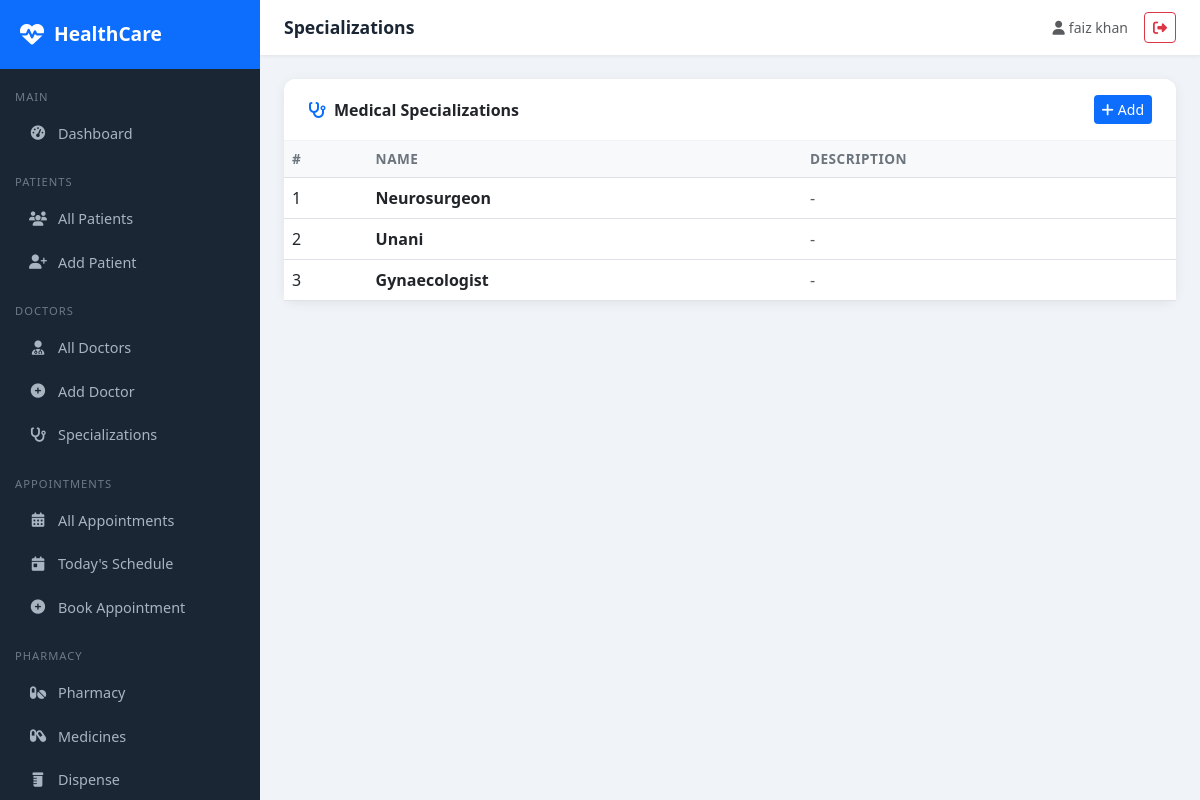
The page /doctors/specializations/ (signed in) on the database its author committed.
### healthcare_dashboard/doctors/models.py (models this page shows, shortened)
class Specialization(models.Model):
    name = models.CharField(max_length=100, unique=True)
    description = models.TextField(blank=True)

### healthcare_dashboard/doctors/views.py (the view)
# urls.py: path('specializations/', views.specialization_list, name='specialization_list'),
@login_required
def specialization_list(request):
    specializations = Specialization.objects.all()
    return render(request, 'doctors/specialization_list.html', {'specializations': specializations})

### healthcare_dashboard/templates/doctors/specialization_list.html (shortened to what this page needs)
{% extends 'base/base.html' %}
{% block page_title %}Specializations{% endblock %}
{% block content %}
<div class="card">
<div class="card-header py-3 px-4 d-flex justify-content-between align-items-center">
<span><i class="fas fa-stethoscope text-primary me-2"></i>Medical
Specializations</span>
<a href="{% url 'specialization_create' %}" class="btn btn-primary btn-sm"><i
class="fas fa-plus me-1"></i>Add</a>
</div>
<div class="card-body p-0">
<table class="table table-hover mb-0">
<thead><tr><th>#</th><th>Name</th><th>Description</th></tr></thead>
<tbody>
{% for s in specializations %}
<tr><td>{{ forloop.counter }}</td><td class="fw-semibold">{{ s.name }}</td><td
class="text-muted">{{ s.description|default:"-" }}</td></tr>
{% empty %}
<tr><td colspan="3" class="text-center text-muted py-4">No specializations
yet.</td></tr>
{% endfor %}
</tbody>
</table>
</div>
</div>
{% endblock %}

### healthcare_dashboard/templates/base/base.html (shortened to what this page needs)
<!DOCTYPE html>
<html lang="en">
<head>
<link href="https://cdn.jsdelivr.net/npm/bootstrap@5.3.0/dist/css/bootstrap.min.css" rel="stylesheet">
<link href="https://cdnjs.cloudflare.com/ajax/libs/font-awesome/6.4.0/css/all.min.css" rel="stylesheet">
</head>
<body>
{% if user.is_authenticated %}
<div class="sidebar">
    <div class="sidebar-brand">
        <i class="fas fa-heartbeat"></i>
        <span>HealthCare</span>
    </div>
    <nav class="mt-2">
        <div class="nav-section">Main</div>
        <a href="{% url 'dashboard' %}" class="nav-link {% if request.resolver_match.url_name == 'dashboard' %}active{% endif %}">
            <i class="fas fa-tachometer-alt"></i> Dashboard
        </a>
        <div class="nav-section">Patients</div>
        <a href="{% url 'patient_list' %}" class="nav-link {% if 'patient' in request.resolver_match.url_name %}active{% endif %}">
            <i class="fas fa-users"></i> All Patients
        </a>
        <a href="{% url 'patient_create' %}" class="nav-link">
            <i class="fas fa-user-plus"></i> Add Patient
        </a>
        <div class="nav-section">Doctors</div>
        <a href="{% url 'doctor_list' %}" class="nav-link {% if 'doctor' in request.resolver_match.url_name %}active{% endif %}">
            <i class="fas fa-user-md"></i> All Doctors
        </a>
        <a href="{% url 'doctor_create' %}" class="nav-link">
            <i class="fas fa-plus-circle"></i> Add Doctor
        </a>
        <a href="{% url 'specialization_list' %}" class="nav-link">
            <i class="fas fa-stethoscope"></i> Specializations
        </a>
        <div class="nav-section">Appointments</div>
        <a href="{% url 'appointment_list' %}" class="nav-link {% if 'appointment' in request.resolver_match.url_name %}active{% endif %}">
            <i class="fas fa-calendar-alt"></i> All Appointments
        </a>
        <a href="{% url 'today_appointments' %}" class="nav-link">
            <i class="fas fa-calendar-day"></i> Today's Schedule
        </a>
        <a href="{% url 'appointment_create' %}" class="nav-link">
            <i class="fas fa-plus-circle"></i> Book Appointment
        </a>
        <div class="nav-section">Pharmacy</div>
        <a href="{% url 'pharmacy_dashboard' %}" class="nav-link">
            <i class="fas fa-pills"></i> Pharmacy
        </a>
        <a href="{% url 'medicine_list' %}" class="nav-link">
            <i class="fas fa-capsules"></i> Medicines
        </a>
        <a href="{% url 'dispense_medicine' %}" class="nav-link">
            <i class="fas fa-prescription-bottle"></i> Dispense
        </a>
    </nav>
</div>
<div class="main-content">
    <div class="topbar">
        <span class="topbar-title">{% block page_title %}HealthCare Portal{% endblock %}</span>
        <div class="d-flex align-items-center gap-3">
            <span class="text-muted small"><i class="fas fa-user me-1"></i>{{ user.get_full_name|default:user.username }}</span>
            <a href="{% url 'logout' %}" class="btn btn-sm btn-outline-danger">
                <i class="fas fa-sign-out-alt"></i>
            </a>
        </div>
    </div>
    <div class="page-content">
        {% block content %}{% endblock %}
    </div>
</div>
{% else %}
    {% block public_content %}{% endblock %}
{% endif %}
</body>
</html>

### healthcare_dashboard/templates/base/base.html (style rules this page uses)
:root { --primary: #0d6efd; --sidebar-bg: #1a2634; --sidebar-width: 260px; }
body { background: #f0f4f8; font-family: 'Segoe UI', sans-serif; }
.sidebar { position: fixed; top: 0; left: 0; height: 100vh; width: var(--sidebar-width); background: var(--sidebar-bg); z-index: 1000; overflow-y: auto; transition: all 0.3s; }
.sidebar-brand { padding: 20px; background: #0d6efd; color: white; font-size: 1.2rem; font-weight: 700; display: flex; align-items: center; gap: 10px; }
.sidebar-brand i { font-size: 1.5rem; }
.nav-section { padding: 10px 15px 5px; font-size: 0.7rem; color: #6c7a8a; text-transform: uppercase; letter-spacing: 1px; margin-top: 10px; }
.sidebar .nav-link { color: #a8b5c0; padding: 10px 20px; border-radius: 8px; margin: 2px 8px; display: flex; align-items: center; gap: 10px; font-size: 0.9rem; transition: all 0.2s; }
.sidebar .nav-link i { width: 20px; text-align: center; }
.main-content { margin-left: var(--sidebar-width); min-height: 100vh; }
.topbar { background: #fff; padding: 12px 24px; box-shadow: 0 1px 4px rgba(0, 0, 0, 0.08); display: flex; justify-content: space-between; align-items: center; position: sticky; top: 0; z-index: 999; }
.topbar-title { font-weight: 600; color: #1a2634; font-size: 1.1rem; }
.page-content { padding: 24px; }
.card { border: none; border-radius: 12px; box-shadow: 0 2px 12px rgba(0, 0, 0, 0.07); }
.card-header { background: #fff; border-bottom: 1px solid #f0f4f8; border-radius: 12px 12px 0 0 !important; font-weight: 600; }
.table th { font-weight: 600; background: #f8f9fa; font-size: 0.85rem; text-transform: uppercase; letter-spacing: 0.5px; color: #6c757d; }
.btn-primary { background: #0d6efd; border: none; }

### rows shown on the page
Specialization: name "Neurosurgeon", description "-"
Specialization: name "Unani", description "-"
Specialization: name "Gynaecologist", description "-"

### other values the page prints
{{ user.get_full_name|default:user.username }} "faiz khan"
